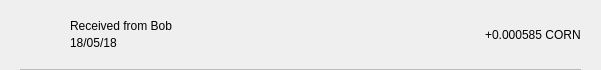
<?xml version="1.0" encoding="UTF-8"?>
<ui version="4.0">
 <class>TxRow</class>
 <widget class="QWidget" name="TxRow">
  <property name="geometry">
   <rect>
    <x>0</x>
    <y>0</y>
    <width>601</width>
    <height>70</height>
   </rect>
  </property>
  <property name="minimumSize">
   <size>
    <width>0</width>
    <height>40</height>
   </size>
  </property>
  <property name="windowTitle">
   <string>Form</string>
  </property>
  <layout class="QVBoxLayout" name="verticalLayout_3">
   <property name="spacing">
    <number>0</number>
   </property>
   <property name="leftMargin">
    <number>0</number>
   </property>
   <property name="topMargin">
    <number>0</number>
   </property>
   <property name="rightMargin">
    <number>0</number>
   </property>
   <property name="bottomMargin">
    <number>0</number>
   </property>
   <item>
    <widget class="QWidget" name="rowContainer" native="true">
     <layout class="QVBoxLayout" name="verticalLayout_2">
      <property name="spacing">
       <number>9</number>
      </property>
      <property name="leftMargin">
       <number>20</number>
      </property>
      <property name="topMargin">
       <number>9</number>
      </property>
      <property name="rightMargin">
       <number>20</number>
      </property>
      <property name="bottomMargin">
       <number>0</number>
      </property>
      <item>
       <widget class="QFrame" name="frame">
        <property name="styleSheet">
         <string notr="true">border:none;</string>
        </property>
        <property name="frameShape">
         <enum>QFrame::StyledPanel</enum>
        </property>
        <property name="frameShadow">
         <enum>QFrame::Raised</enum>
        </property>
        <layout class="QHBoxLayout" name="horizontalLayout" stretch="0,2,0">
         <property name="leftMargin">
          <number>0</number>
         </property>
         <property name="topMargin">
          <number>0</number>
         </property>
         <property name="rightMargin">
          <number>0</number>
         </property>
         <property name="bottomMargin">
          <number>0</number>
         </property>
         <item>
          <widget class="QPushButton" name="icon">
           <property name="styleSheet">
            <string notr="true">border:none;</string>
           </property>
           <property name="text">
            <string/>
           </property>
           <property name="iconSize">
            <size>
             <width>24</width>
             <height>24</height>
            </size>
           </property>
          </widget>
         </item>
         <item>
          <layout class="QVBoxLayout" name="verticalLayout">
           <property name="spacing">
            <number>3</number>
           </property>
           <property name="leftMargin">
            <number>12</number>
           </property>
           <item>
            <widget class="QLabel" name="lblAddress">
             <property name="styleSheet">
              <string notr="true"/>
             </property>
             <property name="text">
              <string>Received from Bob</string>
             </property>
             <property name="alignment">
              <set>Qt::AlignBottom|Qt::AlignLeading|Qt::AlignLeft</set>
             </property>
            </widget>
           </item>
           <item>
            <widget class="QLabel" name="lblDate">
             <property name="styleSheet">
              <string notr="true"/>
             </property>
             <property name="text">
              <string>18/05/18</string>
             </property>
             <property name="alignment">
              <set>Qt::AlignLeading|Qt::AlignLeft|Qt::AlignTop</set>
             </property>
            </widget>
           </item>
          </layout>
         </item>
         <item>
          <widget class="QLabel" name="lblAmount">
           <property name="styleSheet">
            <string notr="true"/>
           </property>
           <property name="text">
            <string>+0.000585 CORN</string>
           </property>
          </widget>
         </item>
        </layout>
       </widget>
      </item>
      <item>
       <widget class="QLabel" name="lblDivisory">
        <property name="minimumSize">
         <size>
          <width>0</width>
          <height>1</height>
         </size>
        </property>
        <property name="maximumSize">
         <size>
          <width>16777215</width>
          <height>1</height>
         </size>
        </property>
        <property name="styleSheet">
         <string notr="true">background-color:#bababa;</string>
        </property>
        <property name="text">
         <string/>
        </property>
        <property name="alignment">
         <set>Qt::AlignBottom|Qt::AlignLeading|Qt::AlignLeft</set>
        </property>
       </widget>
      </item>
     </layout>
    </widget>
   </item>
  </layout>
 </widget>
 <resources/>
 <connections/>
</ui>
